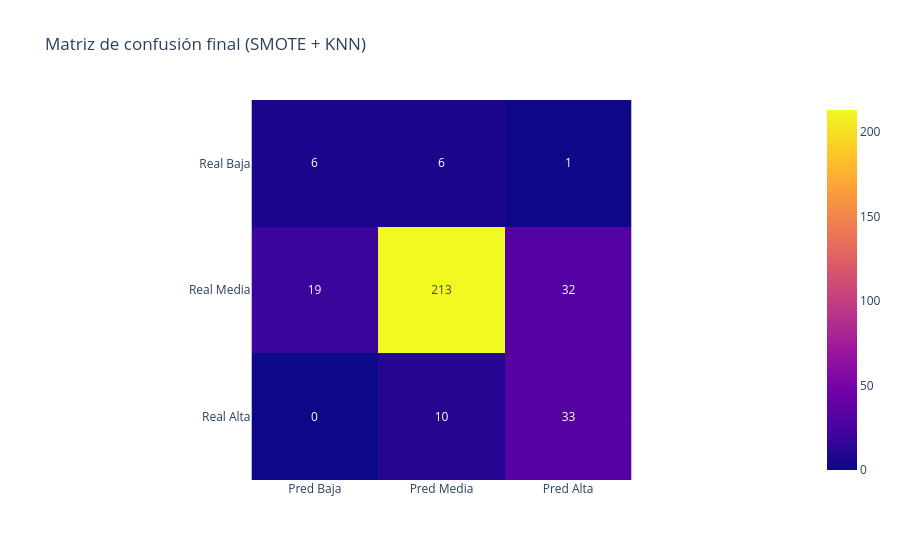

The notebook cell saved with this chart:
### Markdown cell above
## 15. Matriz de confusión final

### Code cell
cm_final = confusion_matrix(y_test, y_pred_final)

fig = px.imshow(
    cm_final,
    text_auto=True,
    x=["Pred Baja", "Pred Media", "Pred Alta"],
    y=["Real Baja", "Real Media", "Real Alta"],
    title="Matriz de confusión final (SMOTE + KNN)"
)
fig.show()

### Figure 1 — Plotly figure (JSON) as saved in the notebook; plotly's stock layout.template omitted (floating-point values rounded to 4 significant figures)
{"data": [{"coloraxis": "coloraxis", "hovertemplate": "x: %{x}<br>y: %{y}<br>color: %{z}<extra></extra>", "name": "0", "texttemplate": "%{z}", "type": "heatmap", "x": ["Pred Baja", "Pred Media", "Pred Alta"], "xaxis": "x", "y": ["Real Baja", "Real Media", "Real Alta"], "yaxis": "y", "z": [[6, 6, 1], [19, 213, 32], [0, 10, 33]]}], "layout": {"coloraxis": {"colorscale": [[0, "#0d0887"], [0.1111, "#46039f"], [0.2222, "#7201a8"], [0.3333, "#9c179e"], [0.4444, "#bd3786"], [0.5556, "#d8576b"], [0.6667, "#ed7953"], [0.7778, "#fb9f3a"], [0.8889, "#fdca26"], [1, "#f0f921"]]}, "title": {"text": "Matriz de confusión final (SMOTE + KNN)"}, "xaxis": {"anchor": "y", "constrain": "domain", "domain": [0, 1], "scaleanchor": "y"}, "yaxis": {"anchor": "x", "autorange": "reversed", "constrain": "domain", "domain": [0, 1]}}}
